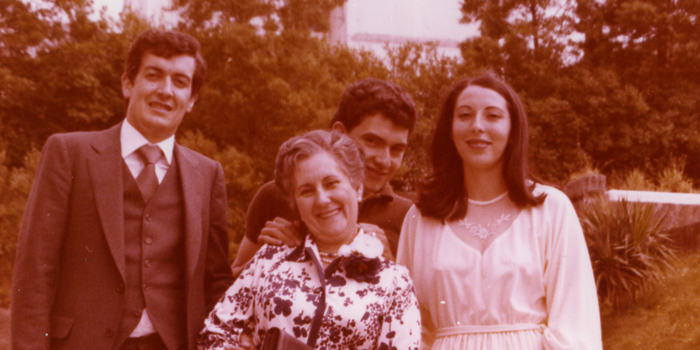
#> input picture imgs/bodapedro-2.jpg, 700 x 350 px
$ jupyter execute --allow-errors Color_Balancing_mix_estiramiento_histograma.ipynb
#> lines starting #> are read from the running program, lines starting #| are printed output that depends on the picture
# Laboratorio: Eliminación de anomalías de la imagen

## Participantes:
### Ruben Quilez Domingo
### Javier Blasco García
### Javier Fernández Lasso
### Mauricio Jurado Spaltenstein
### Alba Teixidó Villanueva

En este laboratorio vamos a realizar la corrección de la anomalía Color Cast, y para ello hemos planteado la siguiente solución:

# Importación de librerías

[cell 1]
import matplotlib.pyplot as plt
import numpy as np
import math
from skimage import data
from skimage import io, exposure, color
from skimage import img_as_float, img_as_ubyte
import matplotlib.image as mpimg
import cv2
import sys
import imageio
import matplotlib.pyplot as plt
import matplotlib.image as mpimg

# Elección imagen

[cell 2]
#@markdown ## Elige la imagen con la que trabajar
val = "Boda" #@param ["Boda", "Catedral", "Flores", 'Perro']
import os
print()
if val == "Boda":
  ruta = 'imgs/bodapedro-2.jpg'
elif val == "Catedral":
  ruta = 'imgs/cathedral.jpg'
elif val == "Flores":
  ruta = 'imgs/flower-orig.png'
elif val == 'Perro':
  ruta = 'imgs/dog.png'
img = io.imread(ruta)
#> img is the input picture: shape (350, 700, 3); mean R, G, B 150.1, 79.3, 64.2
plt.figure(figsize = (10,5))
plt.rc('axes', labelsize=10)
io.imshow(img)

# Funciones principales

## Estiramiento del histograma

Implementamos la función histogram_stretching, la cual a partir de un porcentaje que se pasa como parámetro, calcula los percentiles y realiza una transformación pixel a pixel mediante las fórmulas:

Y posteriormente una saturación en la cual:

[cell 3]
def histogram_stretching(img, percent):
    # Aseguramos que la imagen tiene 3 canales
#> called with percent = 10
    assert img.shape[2] == 3
    # Aseguramos que el porcentaje esta en el rango adecuado
    assert percent > 0 and percent < 100
    # Dividimos el porcentaje para mas tarde encontrar los percentiles
    half_percent = percent / 200.0

    # Partimos la imagen en 3 canales
    channels = cv2.split(img)
    i=0
    out_channels = []
    colors = ['red', 'green', 'blue']
    for channel in channels:
        # Redimensionamos el canal a una dimension y ordenamos
        flat = channel.ravel()
        flat = np.sort(flat)

        # Encontramos los percentiles
        low_val  = int(np.percentile(flat, half_percent*100))
        high_val = int(np.percentile(flat, (1.0 - half_percent)*100))

        # Definimos una figura para plotear los histogramas
        f,(ax1,ax2)=plt.subplots(ncols=2,figsize=(10,3))

        # Histograma del canal original
        ax1.set_title('Histograma original')
        ax1.hist(channel.ravel(), bins = 256, color = colors[i], alpha = 0.5)

        # Calculamos la constante de transformacion
        const = 255.0/(high_val-low_val+1)
        # Aplicamos la transformacion al canal
        channel_out = np.round(const*(channel-low_val)).astype('uint8')

        # Saturamos
        channel_out[channel<low_val] = 0
        channel_out[channel>high_val] = 255

        # Ploteamos el histograma del canal tras la transformacion
        ax2.set_title('Histograma corregido')
        ax2.hist(channel_out.ravel(), bins = 256, color = colors[i], alpha = 0.5)
        plt.show()
        i+=1
        out_channels.append(channel_out)
#> this loop made 3 passes
#> (low_val, high_val, const) on passes 1 to 3: (94, 231, 1.85), (21, 206, 1.37), (2, 218, 1.18)
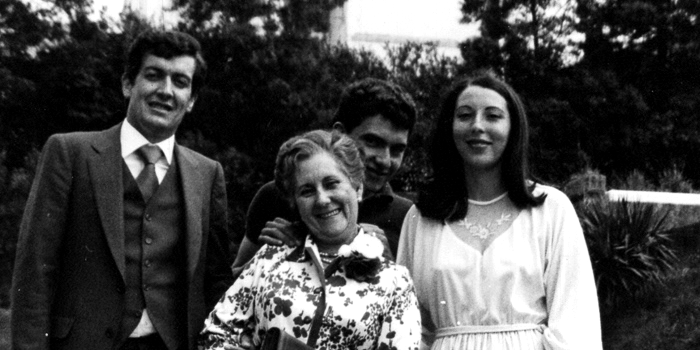
#> channel_out: shape (350, 700); min 0, max 255, mean 72.8
#> after the loop, i = 3; out_channels = 3 items

    return cv2.merge(out_channels)

# Ejecución del código

[cell 4]
img = io.imread('imgs/bodapedro-2.jpg')
plt.figure(figsize = (10,5))
plt.rc('axes', labelsize=10)
io.imshow(img)

out = histogram_stretching(img, 10)
plt.figure(figsize=(10,5))
io.imshow(out)

[cell 5]
img = io.imread('imgs/cathedral.jpg')
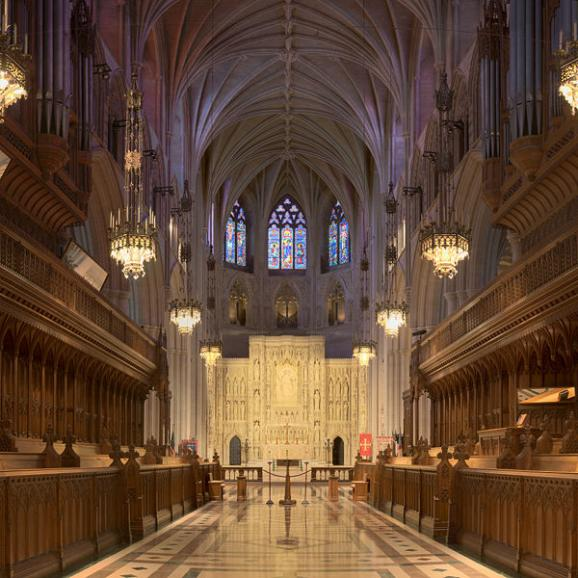
#> input picture imgs/cathedral.jpg, 578 x 578 px
#> img is the input picture: shape (578, 578, 3); mean R, G, B 99.6, 72.6, 53.2
plt.figure(figsize = (10,5))
plt.rc('axes', labelsize=10)
io.imshow(img)

out = histogram_stretching(img, 3)
#> call 2 of histogram_stretching, with percent = 3
#> the loop in histogram_stretching (call 2), `for channel in channels:` made 3 passes
#> (low_val, high_val, const) on passes 1 to 3: (34, 235, 1.26), (14, 196, 1.39), (0, 151, 1.68)
#> after the loop in histogram_stretching (call 2), `for channel in channels:`:
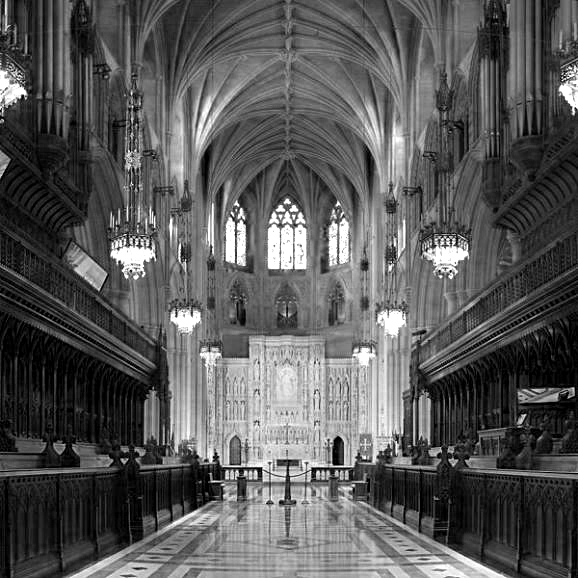
#> channel_out: shape (578, 578); min 0, max 255, mean 88.5
#> after the loop in histogram_stretching (call 2), `for channel in channels:`: i = 3
plt.figure(figsize=(10,5))
io.imshow(out)

[cell 6]
img = io.imread('imgs/flower-orig.png')
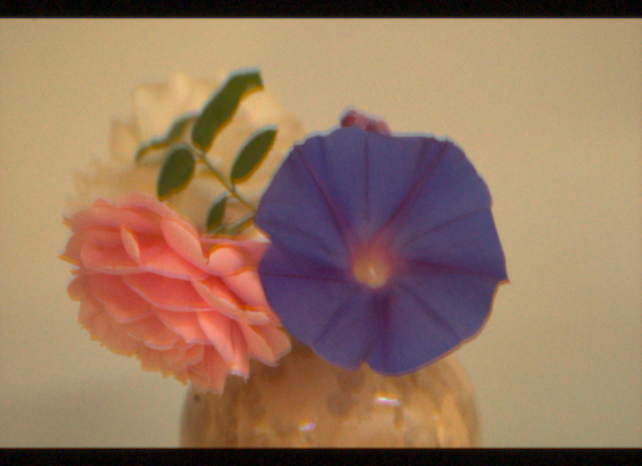
#> input picture imgs/flower-orig.png, 642 x 466 px
#> img is the input picture: shape (466, 642, 3); mean R, G, B 151.1, 119.2, 95.4
plt.figure(figsize = (10,5))
plt.rc('axes', labelsize=10)
io.imshow(img)

out = histogram_stretching(img, 3)
#> call 3 of histogram_stretching, with percent = 3
#> the loop in histogram_stretching (call 3), `for channel in channels:` made 3 passes
#> (low_val, high_val, const) on passes 1 to 3: (4, 220, 1.18), (4, 174, 1.49), (0, 132, 1.92)
#> pass 1, in histogram_stretching (call 3), `plt.show()`:
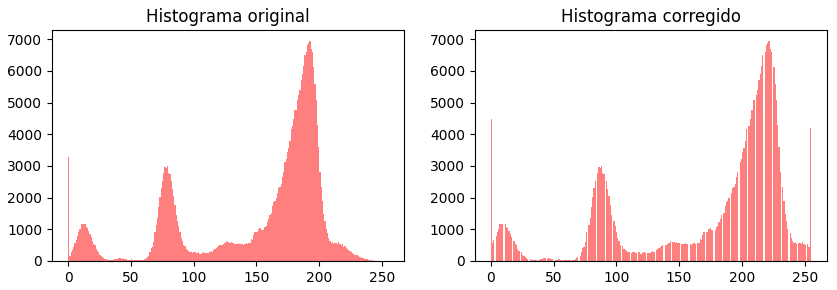
#> figure drawn by matplotlib, 2 panels; panel 1: tallest bar 6943 high, from x = 192.2 to 193.2; panel 2: tallest bar 6943 high, from x = 221.1 to 222.1
#> after the loop in histogram_stretching (call 3), `for channel in channels:`:
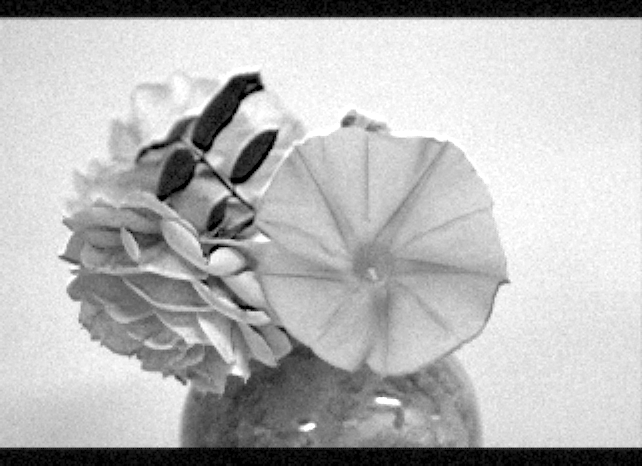
#> channel_out: shape (466, 642); min 0, max 255, mean 182.8
plt.figure(figsize=(10,5))
io.imshow(out)

[cell 7]
img = io.imread('imgs/dog.png')
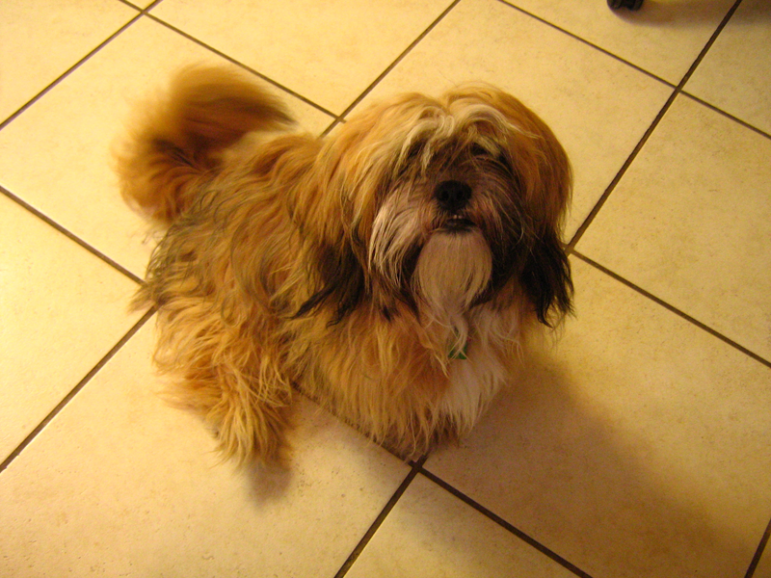
#> input picture imgs/dog.png, 771 x 578 px
#> img is the input picture: shape (578, 771, 3); mean R, G, B 185.7, 142.7, 75.1
plt.figure(figsize = (10,5))
plt.rc('axes', labelsize=10)
io.imshow(img)

out = histogram_stretching(img, 3)
#> call 4 of histogram_stretching, with percent = 3
#> the loop in histogram_stretching (call 4), `for channel in channels:` made 3 passes
#> (low_val, high_val, const) on passes 1 to 3: (35, 255, 1.15), (20, 233, 1.19), (5, 156, 1.68)
#> pass 1, in histogram_stretching (call 4), `plt.show()`:
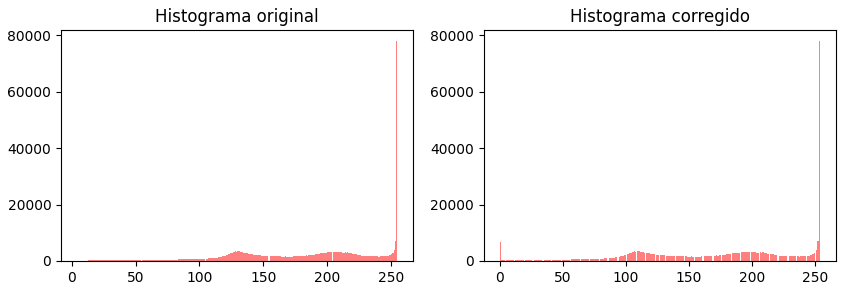
#> figure drawn by matplotlib, 2 panels; panel 1: tallest bar 77924 high, from x = 254 to 255; panel 2: tallest bar 77924 high, from x = 253 to 254
#> after the loop in histogram_stretching (call 4), `for channel in channels:`:
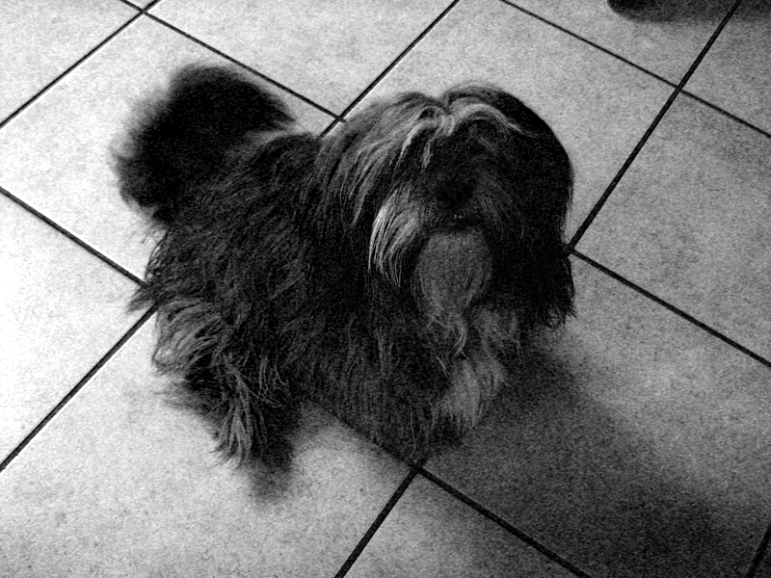
#> channel_out: shape (578, 771); min 0, max 255, mean 117.5
#> in histogram_stretching (call 4), `return cv2.merge(out_channels)`:
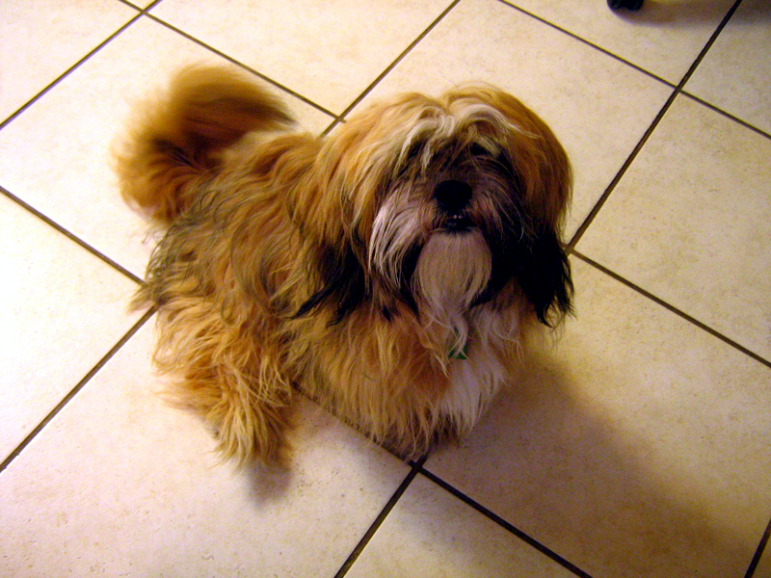
#> returned value: shape (578, 771, 3); mean of channels 0, 1, 2 174.1, 146.3, 117.5; drawn as R, G, B
plt.figure(figsize=(10,5))
io.imshow(out)
